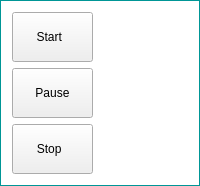
                              <widget class="QGroupBox" name="groupBox_StartPauseStop">
                               <property name="sizePolicy">
                                <sizepolicy hsizetype="Preferred" vsizetype="Fixed">
                                 <horstretch>0</horstretch>
                                 <verstretch>0</verstretch>
                                </sizepolicy>
                               </property>
                               <property name="minimumSize">
                                <size>
                                 <width>101</width>
                                 <height>150</height>
                                </size>
                               </property>
                               <property name="styleSheet">
                                <string notr="true">QGroupBox{ border: 1px solid ;
background-color: transparent;
border-color: rgb(0,150,150);
color:rgb(0,120,120);
;}</string>
                               </property>
                               <property name="title">
                                <string/>
                               </property>
                               <layout class="QVBoxLayout" name="verticalLayout_6">
                                <item>
                                 <widget class="QPushButton" name="startPatSequence_Button">
                                  <property name="sizePolicy">
                                   <sizepolicy hsizetype="Fixed" vsizetype="Fixed">
                                    <horstretch>0</horstretch>
                                    <verstretch>0</verstretch>
                                   </sizepolicy>
                                  </property>
                                  <property name="minimumSize">
                                   <size>
                                    <width>81</width>
                                    <height>50</height>
                                   </size>
                                  </property>
                                  <property name="toolTip">
                                   <string/>
                                  </property>
                                  <property name="text">
                                   <string>Start  </string>
                                  </property>
                                  <property name="icon">
                                   <iconset resource="HiRes.qrc">
                                    <normaloff>:/new/prefix1/Icons/my_play.png</normaloff>:/new/prefix1/Icons/my_play.png</iconset>
                                  </property>
                                 </widget>
                                </item>
                                <item>
                                 <widget class="QPushButton" name="pausePatSequence_Button">
                                  <property name="sizePolicy">
                                   <sizepolicy hsizetype="Fixed" vsizetype="Fixed">
                                    <horstretch>0</horstretch>
                                    <verstretch>0</verstretch>
                                   </sizepolicy>
                                  </property>
                                  <property name="minimumSize">
                                   <size>
                                    <width>81</width>
                                    <height>50</height>
                                   </size>
                                  </property>
                                  <property name="text">
                                   <string>Pause</string>
                                  </property>
                                  <property name="icon">
                                   <iconset resource="HiRes.qrc">
                                    <normaloff>:/new/prefix1/Icons/my_pause.png</normaloff>:/new/prefix1/Icons/my_pause.png</iconset>
                                  </property>
                                 </widget>
                                </item>
                                <item>
                                 <widget class="QPushButton" name="stopPatSequence_Button">
                                  <property name="sizePolicy">
                                   <sizepolicy hsizetype="Fixed" vsizetype="Fixed">
                                    <horstretch>0</horstretch>
                                    <verstretch>0</verstretch>
                                   </sizepolicy>
                                  </property>
                                  <property name="minimumSize">
                                   <size>
                                    <width>81</width>
                                    <height>50</height>
                                   </size>
                                  </property>
                                  <property name="text">
                                   <string>Stop  </string>
                                  </property>
                                  <property name="icon">
                                   <iconset resource="HiRes.qrc">
                                    <normaloff>:/new/prefix1/Icons/my_stop.png</normaloff>:/new/prefix1/Icons/my_stop.png</iconset>
                                  </property>
                                 </widget>
                                </item>
                               </layout>
                              </widget>
